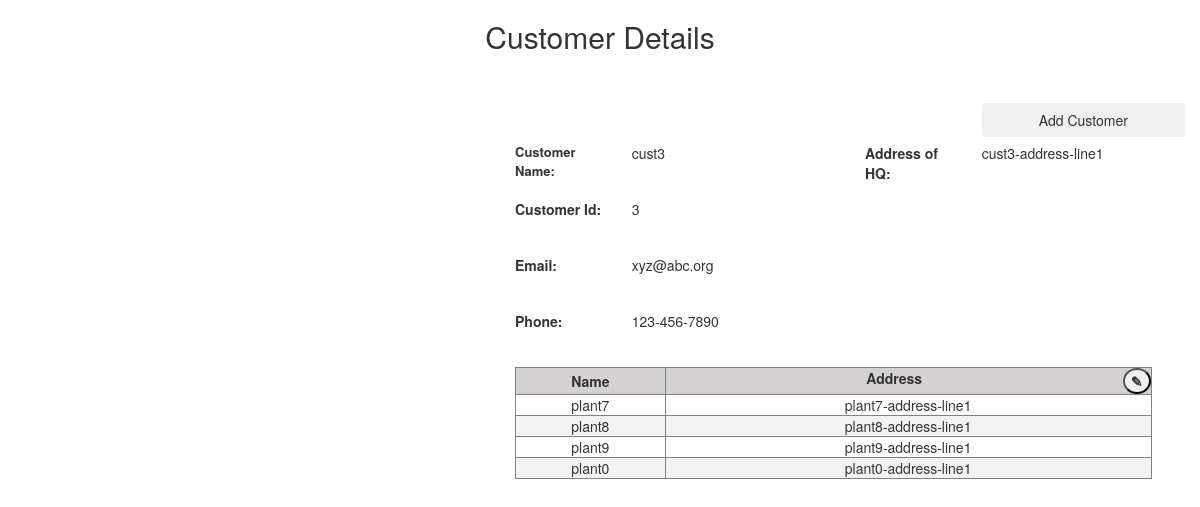
Before: / with the older database file.
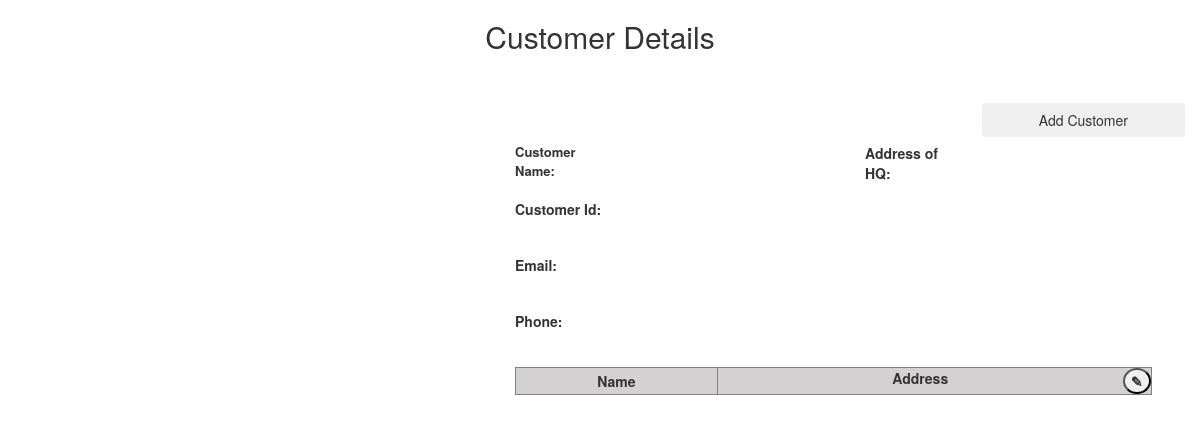
After: the same page with the newer database file.
### tables this page shows
CREATE TABLE `customers` (
  `id` int(11) NOT NULL,
  `name` varchar(100) NOT NULL,
  `street_address_line_1` varchar(200) NOT NULL,
  `city` varchar(100) NOT NULL,
  `state` varchar(45) NOT NULL,
  `country` varchar(45) NOT NULL,
  `postal_code` varchar(10) NOT NULL,
  `created_datetime` timestamp NOT NULL DEFAULT current_timestamp() ON UPDATE current_timestamp(),
  `email` varchar(255) DEFAULT NULL,
  `phone` varchar(20) DEFAULT NULL,
  `visit` varchar(20) DEFAULT 'No'
);

CREATE TABLE `plants` (
  `id` int(11) NOT NULL,
  `name` varchar(100) NOT NULL,
  `street_address_line_1` varchar(200) NOT NULL,
  `city` varchar(100) NOT NULL,
  `state` varchar(45) NOT NULL,
  `country` varchar(45) NOT NULL,
  `postal_code` varchar(10) NOT NULL,
  `created_datetime` datetime NOT NULL,
  `customer_id` int(11) DEFAULT NULL
);

### index.php (the view, shortened to what this page needs)
<!DOCTYPE html>
<html lang="en">
  <head>
<link rel="stylesheet" href="https://maxcdn.bootstrapcdn.com/bootstrap/3.3.0/css/bootstrap.min.css">
<link rel="stylesheet" href="https://cdnjs.cloudflare.com/ajax/libs/bootstrap-treeview/1.2.0/bootstrap-treeview.min.css" />
  </head>
	<h2>Customer Details</h2><br><br>
   <body>
	<div class="container-fluid">
		<div class="row">
			<div class="col-xs-5 col-sm-5 col-md-5 col-lg-5" id="tree_view">
					  <?php
								include('database_connection.php');
								$sql="SELECT * FROM customers WHERE visit='Yes'";
								$data=mysqli_query($con,$sql);
								$record=mysqli_fetch_assoc($data);
								?>
			</div>
		<div class="col-xs-7 col-sm-7 col-md-7 col-lg-7" id="form_section">
		<form >
					<div class="form-group">
						<div class="row">
							<div class="col-xs-8 col-sm-8 col-md-8 col-lg-8" >
							</div>
							<div class="col-xs-4 col-sm-4 col-md-4 col-lg-4" id="Button">
								<button class="btn" style="width:full;" onclick="AddCustomerButton();return false;" >Add Customer</button><br><br>
							</div>
						</div>
						<div class="row">
							<div class="col-xs-2 col-sm-2 col-md-2 col-lg-2" style="padding-right:0px;">
								<p style="height:26px; font-size:13px;"><b>Customer Name:</b></p><br>
								<p style="height:26px;"><b>Customer Id:</b></p><br>
								<p style="height:26px;"><b>Email:</b></p><br>
								<p style="height:26px;"><b>Phone:</b></p><br>
							</div>
							<div class="col-xs-3 col-sm-3 col-md-3 col-lg-3"  id="DisplayCustomerDetails" >
								<p style="height:26px; "><?php echo $record['name'] ?></p><br>
								<p style="height:26px;"><?php echo $record['id'] ?></p><br>
								<p style="height:26px;"><?php echo $record['email'] ?></p><br>
								<p style="height:26px;"><?php echo $record['phone'] ?></p><br>
							</div>
							<div class="col-xs-1 col-sm-1 col-md-1 col-lg-1" >
							</div>
							<div class="col-xs-2 col-sm-2 col-md-2 col-lg-2" style="padding-right:0px;">
								<p ><b>Address of HQ:</b></p>
							</div>
							<div class="col-xs-4 col-sm-4 col-md-4 col-lg-4" id="DisplayAddress"  >
							<p><?php echo $record['street_address_line_1'] ?></p>
							</div>
						</div>
					</div>
        </form>
		<table width=95% height=10% border=1 id="plant_table">
		<tr>
		<th>Name</th>
		<th>Address<button  style="float:right;border-radius: 50%;" id="AddPlantButton" data-toggle="modal" data-target="#PlantFormModal"><span>&#9998;</span></button></th>
		</tr>
<?php
		include('database_connection.php');
		$sql="SELECT plants.name,plants.street_address_line_1 FROM plants,customers WHERE plants.customer_id=customers.id and customers.visit='Yes'";
		$data=mysqli_query($con,$sql);
		while($record=mysqli_fetch_assoc($data))
		{ ?>
			<tr>
			<td><?php echo $record['name']; ?></td>
			<td><?php echo $record['street_address_line_1']; ?></td>
			</tr>
		<?php } ?>
		</table>
		</div>
	</div>
	</div>
	</body>
<footer style="height:30px;">
</footer>
</html>

### index.php (style rules this page uses)
h2, td, th { text-align: center; }
th { background-color: #D3D1D1; }
.form-group { margin-bottom: 0px; }
.btn { display: block; width:100%; float:right; }
tr:nth-child(odd) { background-color: #f2f2f2; }

Changed rows visible on the page:
removed customers: name "cust3", id "3", email "xyz@abc.org", phone "123-456-7890", street_address_line_1 "cust3-address-line1"
removed plants: name "plant7", street_address_line_1 "plant7-address-line1"
removed plants: name "plant8", street_address_line_1 "plant8-address-line1"
removed plants: name "plant9", street_address_line_1 "plant9-address-line1"
removed plants: name "plant0", street_address_line_1 "plant0-address-line1"
